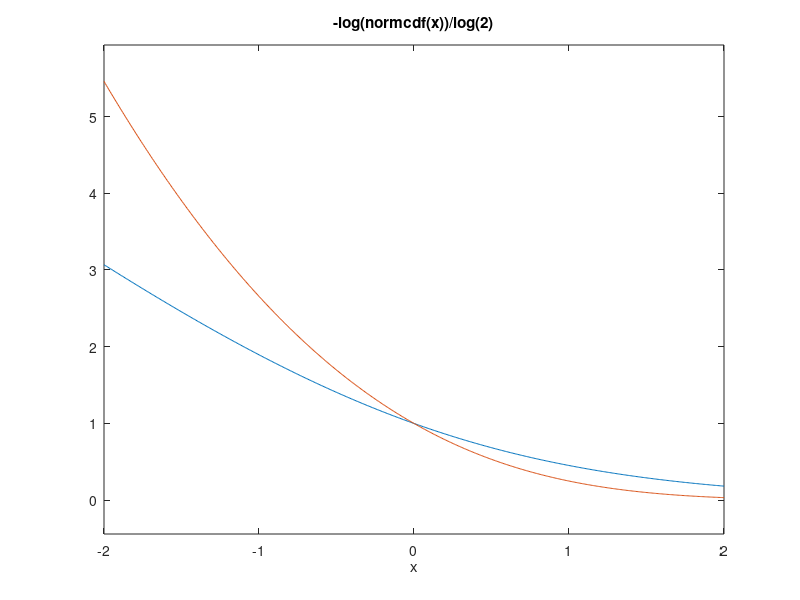

The MATLAB source for this figure: (Note: this script raises an error after producing the figure.)
figure(1)
ezplot('log(1+exp(-x))/log(2)',[-2,2,0,4])
hold on
ezplot('-log(normcdf(x))/log(2)',[-2,2,0,4])
ezplot('x<0',[-2,2,0,4])
xlabel('y_{ij}^u(\theta_i^u+\delta_i^u-\theta_j^u-\delta_j^u+\gamma^u)')
ylabel('Loss')
legend('Bradley-Terry model','Thurstone-Mosteller model','0-1 Loss Function');
title('')
%plot([0,0],[-1,5],'k:')


figure(2)
ezplot('x^2',[-2,2,0,4])
xlabel('y_{ij}^u - (\theta_i^u+\delta_i^u-\theta_j^u-\delta_j^u+\gamma^u)')
ylabel('Loss')
hold on
legend('l_2 loss');
title('')
%plot([0,0],[-1,5],'k:')